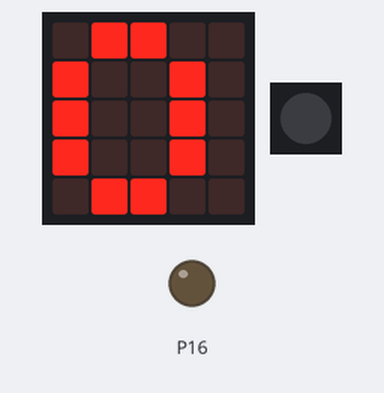
The program below on a simulated Calliope mini (MakeCode). Shown: the board's 5×5 LED display, 1 RGB LEDs in strip order, left to right, output pins drawn as LEDs (lit = HIGH).

Above: at 0.1 s.
At 10.2 s:
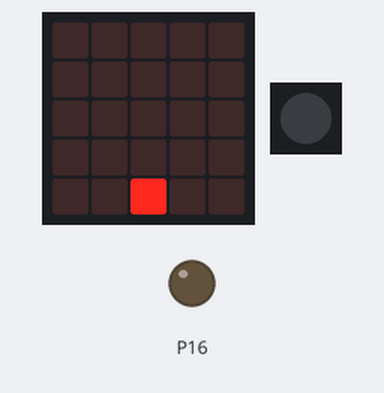
At 22.9 s:
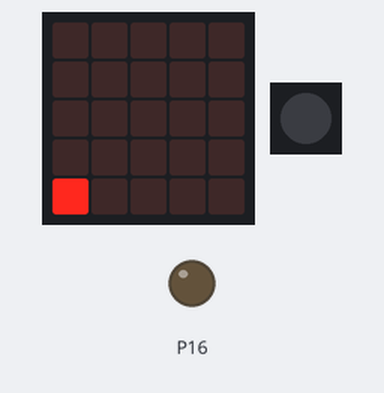
At 31.4 s:
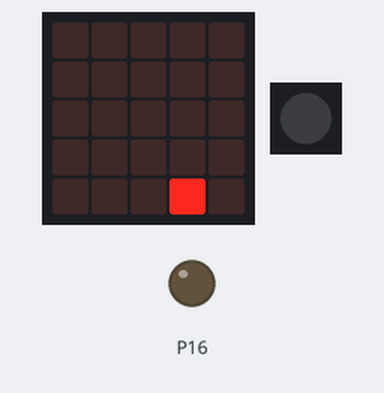
Timing chart, 0 to 40.0 s (numbered marks = the images above):
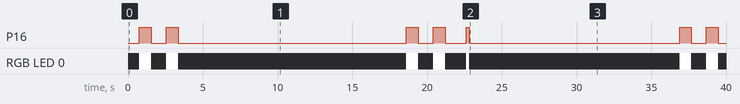

The program:

main.ts
```typescript
let Counter = 0
let Zahl_1 = 0
let Zahl_2 = 0
let Zahl_3 = 0
let Zahl_4 = 0
let Blink_1 = 800
let Blink_2 = 1000
let Blink_3 = 200
let Warte_1 = 2500
let Warte_2 = 4000
pins.digitalWritePin(DigitalPin.C16, 0)
basic.forever(function () {
    basic.showNumber(Counter)
    basic.clearScreen()
    // Startsequenz vorbereiten zur PIN Eingabe,
    for (let index = 0; index < 2; index++) {
        basic.setLedColor(0xffffff)
        pins.digitalWritePin(DigitalPin.C16, 1)
        basic.pause(Blink_1)
        basic.turnRgbLedOff()
        pins.digitalWritePin(DigitalPin.C16, 0)
        basic.pause(Blink_2)
    }
    basic.showLeds(`
        . . . . .
        . . . . .
        . . . . .
        . . . . .
        # . . . .
        `)
    for (let index = 0; index < Zahl_1; index++) {
        basic.setLedColor(0xffffff)
        pins.digitalWritePin(DigitalPin.C16, 1)
        basic.pause(Blink_3)
        basic.turnRgbLedOff()
        pins.digitalWritePin(DigitalPin.C16, 0)
        basic.pause(Blink_3)
    }
    basic.pause(Warte_1)
    Zahl_1 += 1
    basic.showLeds(`
        . . . . .
        . . . . .
        . . . . .
        . . . . .
        . # . . .
        `)
    for (let index = 0; index < Zahl_2; index++) {
        basic.setLedColor(0xffffff)
        pins.digitalWritePin(DigitalPin.C16, 1)
        basic.pause(Blink_3)
        basic.turnRgbLedOff()
        pins.digitalWritePin(DigitalPin.C16, 0)
        basic.pause(Blink_3)
    }
    basic.pause(Warte_1)
    basic.showLeds(`
        . . . . .
        . . . . .
        . . . . .
        . . . . .
        . . # . .
        `)
    for (let index = 0; index < Zahl_3; index++) {
        basic.setLedColor(0xffffff)
        pins.digitalWritePin(DigitalPin.C16, 1)
        basic.pause(Blink_3)
        basic.turnRgbLedOff()
        pins.digitalWritePin(DigitalPin.C16, 0)
        basic.pause(Blink_3)
    }
    basic.pause(Warte_1)
    basic.showLeds(`
        . . . . .
        . . . . .
        . . . . .
        . . . . .
        . . . # .
        `)
    for (let index = 0; index < Zahl_4; index++) {
        basic.setLedColor(0xffffff)
        pins.digitalWritePin(DigitalPin.C16, 1)
        basic.pause(Blink_3)
        basic.turnRgbLedOff()
        pins.digitalWritePin(DigitalPin.C16, 0)
        basic.pause(Blink_3)
    }
    basic.pause(Warte_2)
    basic.showLeds(`
        . . . . .
        . . . . .
        . . . . .
        . . . . .
        # # # # .
        `)
    if (Zahl_1 == 10) {
        Zahl_1 = 0
        Zahl_2 += 1
    }
    if (Zahl_2 == 10) {
        Zahl_2 = 0
        Zahl_3 += 1
    }
    if (Zahl_3 == 10) {
        Zahl_3 = 0
        Zahl_4 += 1
    }
    if (Zahl_4 == 10) {
        // ENDE 9999
        Zahl_4 = 0
        basic.setLedColor(0xff0000)
        pins.digitalWritePin(DigitalPin.C16, 0)
        for (let index = 0; index < 100000000000; index++) {
            basic.showLeds(`
                # # # # #
                # # # # #
                # # # # #
                # # # # #
                # # # # #
                `)
            basic.pause(500)
            basic.showLeds(`
                . . . . .
                . . . . .
                . . . . .
                . . . . .
                . . . . .
                `)
            basic.pause(500)
        }
    }
    Counter += 1
})
```

test.ts
```typescript
// Hier kann man Tests durchführen; diese Datei wird nicht kompiliert, wenn dieses Paket als Erweiterung verwendet wird.
```

Measured:
- by itself, P16: LOW → HIGH at 0.75 s, → LOW 0.80 s later, → HIGH 1.0 s later, → LOW 0.80 s later, … (14 changes in this stretch)
- by itself, RGB LED 0: off → RGB(255, 255, 255) at 0.75 s, → off 0.80 s later, → RGB(255, 255, 255) 1.0 s later, → off 0.80 s later, … (14 changes in this stretch)
- what the display in image 1 shows lasts 2.9 s, from 10.2 s to 13.1 s
- what the display in image 2 shows lasts 2.7 s, from 22.8 s to 25.5 s
